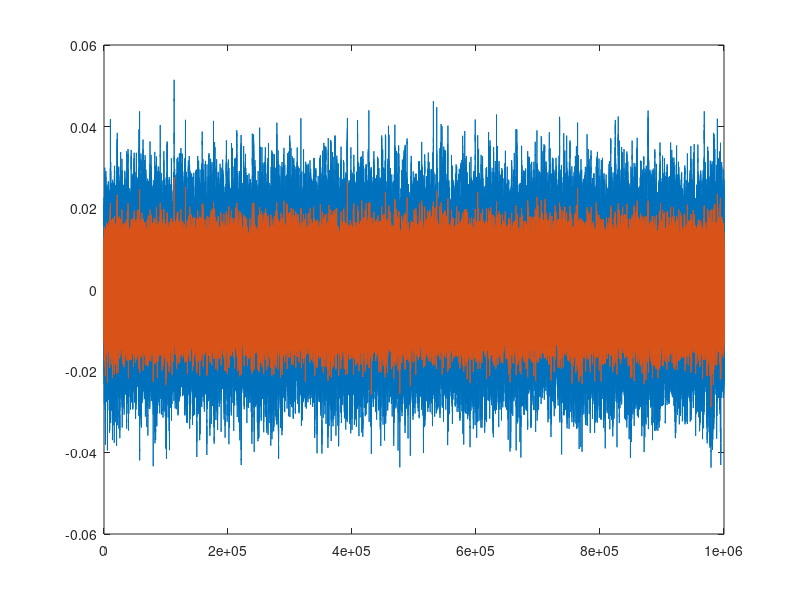

Here is the MATLAB script that generated this plot:
% simulating OU process
clear all;

N = 1000000; 
dT = 0.25;
Zmean = 0;
mu = 0.25; % 1 - mu is persistence
sigma = 0.007;
% muini = gds; 
Zsim1 = zeros(N,1); 
Zsim2 = zeros(N,1); 
rng(100);  
shock = randn(N,1); 
shock(1,1) = 0;
mmu = -1 + mu;

% Zsim1 is used in fokker_planck.m
% Zsim2 is used in simulate.m (for Den Haan Errors)

for time = 1:N-1
    if time == 1
        Zsim1(time+1) = mu * dT * Zmean + (1 - mu * dT) * Zmean + sigma * shock(time) * sqrt(dT);
        Zsim2(time+1) = (1 - mmu * dT)^(-1) * (Zmean + sigma * shock(time) * sqrt(dT));
    else
        Zsim1(time+1) = mu * dT * Zmean + (1 - mu * dT) * Zsim1(time) + sigma * shock(time) * sqrt(dT);
        Zsim2(time+1) = (1 - mmu * dT)^(-1) * (Zsim2(time) + sigma * shock(time) * sqrt(dT));
    end
end

sigma/sqrt(1-(1-mu)^2) % theoretical moment?
std(Zsim1)
std(Zsim2)

figure;
plot(Zsim1);
hold on;
plot(Zsim2);